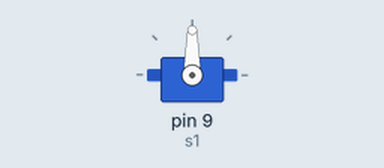
Bench run of a sketch on a simulated Arduino Uno, built with avr-gcc and run on an emulated ATmega328P. Shown: servo.

Above: at 0.05 s.
Timing chart, 0 to 4.6 s (numbered marks = the images above):
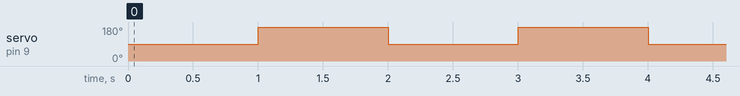

The sketch:

c08.ino
```cpp
//single servo
#include <Servo.h>  // servo library
Servo s1; // Servo object

void setup() {
  s1.attach(9); // attach
}

void loop() {
  int p;

  s1.write(90); // servo to 90 degrees
  delay(1000);
  s1.write(180); // servo to 180 degrees
  delay(1000);
  //  s1.write(0); // servo to 0 degrees
  //  delay(1000);

  //  for(p = 0; p < 180; p += 2) {
  //    s1.write(p);
  //    delay(20);
  //  }
  //
  //  for(p = 180; p >= 0; p -= 1) {
  //    s1.write(p);
  //    delay(20);
  //  }
}
```

Measured:
- by itself, servo on pin 9 (s1): alternates 180° for 1.0 s and 90° for 1.0 s
